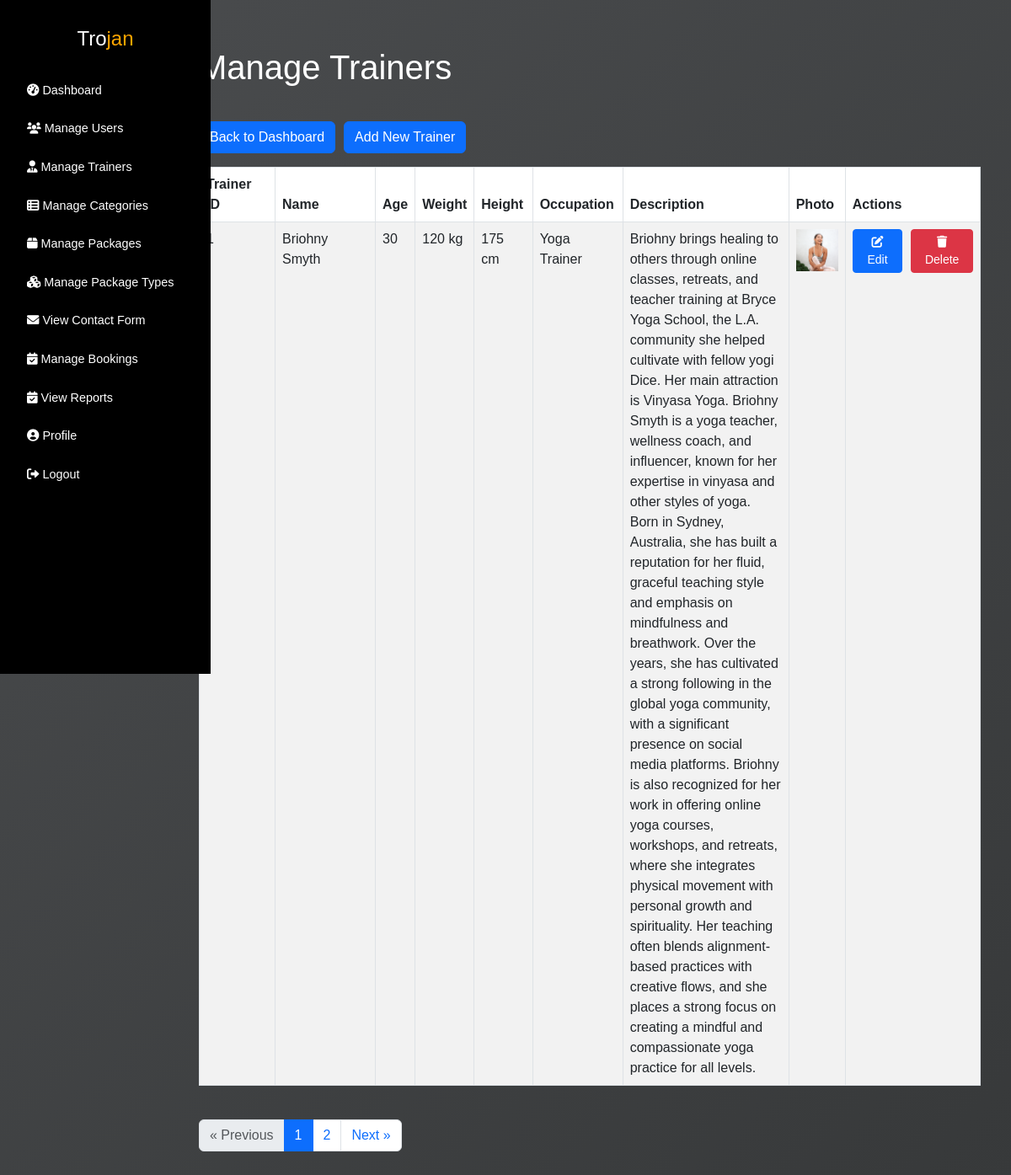
Page /viewtrainers (signed in) on the committed database.
### tables this page shows
CREATE TABLE "trainers" (
	"trainerid"	INTEGER,
	"age"	INTEGER NOT NULL,
	"weight"	DECIMAL(5, 2) NOT NULL,
	"height"	DECIMAL(5, 2) NOT NULL,
	"occupation"	VARCHAR(255) NOT NULL,
	"description"	TEXT,
	"photo"	VARCHAR(255),
	"trainername"	VARCHAR(255) NOT NULL, "max_capacity" INTEGER DEFAULT 5, categoryid INTEGER,
	PRIMARY KEY("trainerid" AUTOINCREMENT)
);

### app.py (the view)
@app.route("/viewtrainers")
def viewtrainers():
    adminid = session.get('adminid')
    if not adminid:
        flash("You need to log in to access this page.", "danger")
        return redirect(url_for('login'))
    current_page = request.args.get('page', 1, type=int)
    trainers_per_page = 1  # Number of trainers to display per page
    offset = (current_page - 1) * trainers_per_page
    connection = sqlite3.connect("Trojan.db")
    connection.row_factory = sqlite3.Row
    cursor = connection.cursor()
    try:
        cursor.execute("SELECT COUNT(*) FROM trainers")
        total_trainers = cursor.fetchone()[0]
        total_pages = (total_trainers + trainers_per_page - 1) // trainers_per_page  # Ceiling division
        cursor.execute(
            "SELECT * FROM trainers LIMIT ? OFFSET ?",
            (trainers_per_page, offset)
        )
        trainers = cursor.fetchall()
        start_page = max(1, current_page - 1)
        end_page = min(total_pages, current_page + 1)
        page_range = list(range(start_page, end_page + 1))
    except sqlite3.Error as e:
        flash(f"An error occurred while retrieving trainers: {e}", "danger")
        trainers = []
        total_pages = 1
        page_range = []
    finally:
        connection.close()
    return render_template(
        "managetrainers.html",
        trainers=trainers,
        current_page=current_page,
        total_pages=total_pages,
        page_range=page_range,
        adminid=adminid
    )

### templates/managetrainers.html (shortened to what this page needs)
{% extends "layout.html" %}  {% block content %}
<div class="container mt-4">
  <h1 class="mb-4" style="color: white">Manage Trainers</h1>
  <div class="button-container d-flex mb-3">
    <a
      href="{{ url_for('admindashboard') }}"
      class="btn btn-primary mt-3 user-action-btn"
      style="margin-right: 10px"
    >
      Back to Dashboard
    </a>
    <a
      href="{{ url_for('addtrainers') }}"
      class="btn btn-primary mt-3 user-action-btn"
    >
      Add New Trainer
    </a>
  </div>
  {% if trainers %}
  <div class="table-responsive" style="overflow-x: auto">
    <table class="table table-bordered table-striped">
      <thead class="thead-dark">
        <tr>
          <th>Trainer ID</th>
          <th>Name</th>
          <th>Age</th>
          <th>Weight</th>
          <th>Height</th>
          <th>Occupation</th>
          <th>Description</th>
          <th>Photo</th>
          <th>Actions</th>
        </tr>
      </thead>
      <tbody>
        {% for trainer in trainers %}
        <tr>
          <td>{{ trainer['trainerid'] }}</td>
          <td>{{ trainer['trainername'] }}</td>
          <td>{{ trainer['age'] }}</td>
          <td>{{ trainer['weight'] }} kg</td>
          <td>{{ trainer['height'] }} cm</td>
          <td>{{ trainer['occupation'] }}</td>
          <td
            style="
              max-width: 200px;
              word-wrap: break-word;
              overflow-wrap: break-word;
              white-space: normal;
            "
          >
            {{ trainer['description'] }}
          </td>
          <td>
            {% if trainer['photo'] %}
            <img
              src="{{ url_for('static', filename='photos/' + trainer['photo']) }}"
              alt="Trainer Photo"
              style="width: 50px; height: 50px; object-fit: cover"
            />
            {% else %} No image available {% endif %}
          </td>
          <td>
            <div style="display: flex; gap: 10px">
              <a
                href="{{ url_for('edittrainers', trainerid=trainer['trainerid']) }}"
                class="btn btn-primary btn-sm user-action-btn"
              >
                <i class="fas fa-edit"></i><span class="d-inline"> Edit</span>
              </a>
              <form
                action="{{ url_for('deletetrainers', trainerid=trainer['trainerid']) }}"
                method="post"
                style="display: inline"
              >
                <button
                  type="submit"
                  class="btn btn-danger btn-sm user-action-btn"
                  onclick="return confirm('Are you sure you want to delete this trainer?');"
                >
                  <i class="fas fa-trash"></i
                  ><span class="d-inline"> Delete</span>
                </button>
              </form>
            </div>
          </td>
        </tr>
        {% endfor %}
      </tbody>
    </table>
  </div>
  <div class="pagination mt-4">
    {% if total_pages > 1 %}
    <nav aria-label="Page navigation">
      <ul class="pagination justify-content-center">
        <li class="page-item {% if current_page == 1 %}disabled{% endif %}">
          <a
            class="page-link"
            href="{{ url_for('viewtrainers', page=current_page - 1) }}"
            aria-label="Previous"
          >
            <span aria-hidden="true">&laquo; Previous</span>
          </a>
        </li>
        {% for page in page_range %}
        <li class="page-item {% if page == current_page %}active{% endif %}">
          <a class="page-link" href="{{ url_for('viewtrainers', page=page) }}"
            >{{ page }}</a
          >
        </li>
        {% endfor %}
        <li
          class="page-item {% if current_page == total_pages %}disabled{% endif %}"
        >
          <a
            class="page-link"
            href="{{ url_for('viewtrainers', page=current_page + 1) }}"
            aria-label="Next"
          >
            <span aria-hidden="true">Next &raquo;</span>
          </a>
        </li>
      </ul>
    </nav>
    {% endif %}
  </div>
  {% else %}
  <p class="text-white">No trainers found.</p>
  {% endif %}
</div>
{% endblock %}

### static/css/layout.css (style rules this page uses)
body { font-family: Arial, sans-serif; margin: 0; background: linear-gradient(135deg, #4a4c4e 0%, #37393a 100%) no-repeat center center fixed; }

### rows in the picture
trainers: trainername "Briohny Smyth", age "30", weight "120", height "175", occupation "Yoga Trainer", description "Briohny brings healing to others through online classes, retreats, and teacher training at Bryce Yoga School, the L.A. community she helped cultivate with fellow yogi Dice. Her main attraction is Vinyasa Yoga. Briohny Smyth is a yoga teacher, wellness coach, and influencer, known for her expertise in vinyasa and other styles of yoga. Born in Sydney, Australia, she has built a reputation for her fluid, graceful teaching style and emphasis on mindfulness and breathwork. Over the years, she has cultivated a strong following in the global yoga community, with a significant presence on social media platforms. Briohny is also recognized for her work in offering online yoga courses, workshops, and…", photo (picture)

### other values in the picture
{{ page }} "1" "2"
